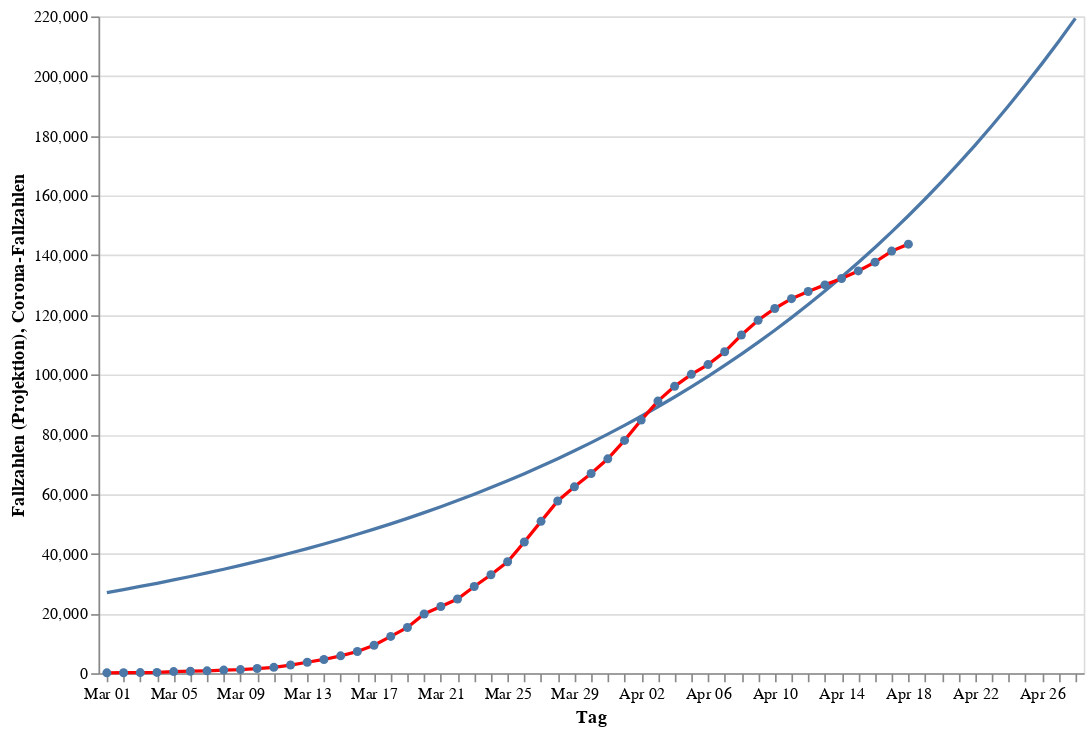

Source (notebook cell):
### Code cell
infections_chart = alt.Chart(data).mark_line(point=True, color="red").encode(
    alt.X("monthdate(day):O", title="Tag"),
    alt.Y("cases:Q", title="Corona-Fallzahlen"))
projection_chart = alt.Chart(projection_data).mark_line(point=False).encode(
    alt.X("monthdate(day):O", title="Tag"),
    alt.Y("curve:Q", title="Fallzahlen (Projektion)"))
(projection_chart + infections_chart).properties(width=600, height=400)

### Figure 1 — Vega-Lite specification as saved in the notebook (floating-point values rounded to 4 significant figures)
{"config": {"view": {"continuousWidth": 400, "continuousHeight": 300}}, "layer": [{"data": {"name": "data-0fcf099211e02a9ff8c0da06ff33e852"}, "mark": {"type": "line", "point": false}, "encoding": {"x": {"type": "ordinal", "field": "day", "timeUnit": "monthdate", "title": "Tag"}, "y": {"type": "quantitative", "field": "curve", "title": "Fallzahlen (Projektion)"}}}, {"data": {"name": "data-6504a4be33637c2342307c114ce6d6e2"}, "mark": {"type": "line", "color": "red", "point": true}, "encoding": {"x": {"type": "ordinal", "field": "day", "timeUnit": "monthdate", "title": "Tag"}, "y": {"type": "quantitative", "field": "cases", "title": "Corona-Fallzahlen"}}}], "height": 400, "width": 600, "$schema": "https://vega.github.io/schema/vega-lite/v4.0.2.json", "datasets": {"data-0fcf099211e02a9ff8c0da06ff33e852": [{"day": "2020-03-01T00:00:00", "curve": 27020.0}, {"day": "2020-03-02T00:00:00", "curve": 28020.0}, {"day": "2020-03-03T00:00:00", "curve": 29050.0}, {"day": "2020-03-04T00:00:00", "curve": 30130.0}, {"day": "2020-03-05T00:00:00", "curve": 31240.0}, {"day": "2020-03-06T00:00:00", "curve": 32390.0}, {"day": "2020-03-07T00:00:00", "curve": 33590.0}, {"day": "2020-03-08T00:00:00", "curve": 34830.0}, {"day": "2020-03-09T00:00:00", "curve": 36120.0}, {"day": "2020-03-10T00:00:00", "curve": 37450.0}, {"day": "2020-03-11T00:00:00", "curve": 38830.0}, {"day": "2020-03-12T00:00:00", "curve": 40260.0}, {"day": "2020-03-13T00:00:00", "curve": 41750.0}, {"day": "2020-03-14T00:00:00", "curve": 43290.0}, {"day": "2020-03-15T00:00:00", "curve": 44890.0}, {"day": "2020-03-16T00:00:00", "curve": 46540.0}, {"day": "2020-03-17T00:00:00", "curve": 48260.0}, {"day": "2020-03-18T00:00:00", "curve": 50040.0}, {"day": "2020-03-19T00:00:00", "curve": 51880.0}, {"day": "2020-03-20T00:00:00", "curve": 53800.0}, {"day": "2020-03-21T00:00:00", "curve": 55780.0}, {"day": "2020-03-22T00:00:00", "curve": 57840.0}, {"day": "2020-03-23T00:00:00", "curve": 59970.0}, {"day": "2020-03-24T00:00:00", "curve": 62180.0}, {"day": "2020-03-25T00:00:00", "curve": 64470.0}, {"day": "2020-03-26T00:00:00", "curve": 66840.0}, {"day": "2020-03-27T00:00:00", "curve": 69300.0}, {"day": "2020-03-28T00:00:00", "curve": 71860.0}, {"day": "2020-03-29T00:00:00", "curve": 74500.0}, {"day": "2020-03-30T00:00:00", "curve": 77240.0}, {"day": "2020-03-31T00:00:00", "curve": 80090.0}, {"day": "2020-04-01T00:00:00", "curve": 83030.0}, {"day": "2020-04-02T00:00:00", "curve": 86090.0}, {"day": "2020-04-03T00:00:00", "curve": 89250.0}, {"day": "2020-04-04T00:00:00", "curve": 92530.0}, {"day": "2020-04-05T00:00:00", "curve": 95930.0}, {"day": "2020-04-06T00:00:00", "curve": 99460.0}, {"day": "2020-04-07T00:00:00", "curve": 103100.0}, {"day": "2020-04-08T00:00:00", "curve": 106900.0}, {"day": "2020-04-09T00:00:00", "curve": 110800.0}, {"day": "2020-04-10T00:00:00", "curve": 114900.0}, {"day": "2020-04-11T00:00:00", "curve": 119100.0}, {"day": "2020-04-12T00:00:00", "curve": 123500.0}, {"day": "2020-04-13T00:00:00", "curve": 128000.0}, {"day": "2020-04-14T00:00:00", "curve": 132700.0}, {"day": "2020-04-15T00:00:00", "curve": 137600.0}, {"day": "2020-04-16T00:00:00", "curve": 142600.0}, {"day": "2020-04-17T00:00:00", "curve": 147800.0}, {"day": "2020-04-18T00:00:00", "curve": 153200.0}, {"day": "2020-04-19T00:00:00", "curve": 158800.0}, {"day": "2020-04-20T00:00:00", "curve": 164700.0}, {"day": "2020-04-21T00:00:00", "curve": 170700.0}, {"day": "2020-04-22T00:00:00", "curve": 176900.0}, {"day": "2020-04-23T00:00:00", "curve": 183400.0}, {"day": "2020-04-24T00:00:00", "curve": 190100.0}, {"day": "2020-04-25T00:00:00", "curve": 197000.0}, {"day": "2020-04-26T00:00:00", "curve": 204200.0}, {"day": "2020-04-27T00:00:00", "curve": 211600.0}, {"day": "2020-04-28T00:00:00", "curve": 219300.0}], "data-6504a4be33637c2342307c114ce6d6e2": [{"day": "2020-03-01T00:00:00", "cases": 130}, {"day": "2020-03-02T00:00:00", "cases": 165}, {"day": "2020-03-03T00:00:00", "cases": 203}, {"day": "2020-03-04T00:00:00", "cases": 262}, {"day": "2020-03-05T00:00:00", "cases": 545}, {"day": "2020-03-06T00:00:00", "cases": 670}, {"day": "2020-03-07T00:00:00", "cases": 800}, {"day": "2020-03-08T00:00:00", "cases": 1040}, {"day": "2020-03-09T00:00:00", "cases": 1224}, {"day": "2020-03-10T00:00:00", "cases": 1565}, {"day": "2020-03-11T00:00:00", "cases": 1966}, {"day": "2020-03-12T00:00:00", "cases": 2745}, {"day": "2020-03-13T00:00:00", "cases": 3675}, {"day": "2020-03-14T00:00:00", "cases": 4599}, {"day": "2020-03-15T00:00:00", "cases": 5813}, {"day": "2020-03-16T00:00:00", "cases": 7272}, {"day": "2020-03-17T00:00:00", "cases": 9367}, {"day": "2020-03-18T00:00:00", "cases": 12327}, {"day": "2020-03-19T00:00:00", "cases": 15320}, {"day": "2020-03-20T00:00:00", "cases": 19848}, {"day": "2020-03-21T00:00:00", "cases": 22364}, {"day": "2020-03-22T00:00:00", "cases": 24873}, {"day": "2020-03-23T00:00:00", "cases": 29056}, {"day": "2020-03-24T00:00:00", "cases": 32991}, {"day": "2020-03-25T00:00:00", "cases": 37323}, {"day": "2020-03-26T00:00:00", "cases": 43938}, {"day": "2020-03-27T00:00:00", "cases": 50871}, {"day": "2020-03-28T00:00:00", "cases": 57695}, {"day": "2020-03-29T00:00:00", "cases": 62435}, {"day": "2020-03-30T00:00:00", "cases": 66885}, {"day": "2020-03-31T00:00:00", "cases": 71808}, {"day": "2020-04-01T00:00:00", "cases": 77981}, {"day": "2020-04-02T00:00:00", "cases": 84794}, {"day": "2020-04-03T00:00:00", "cases": 91159}, {"day": "2020-04-04T00:00:00", "cases": 96092}, {"day": "2020-04-05T00:00:00", "cases": 100123}, {"day": "2020-04-06T00:00:00", "cases": 103375}, {"day": "2020-04-07T00:00:00", "cases": 107663}, {"day": "2020-04-08T00:00:00", "cases": 113296}, {"day": "2020-04-09T00:00:00", "cases": 118235}, {"day": "2020-04-10T00:00:00", "cases": 122171}, {"day": "2020-04-11T00:00:00", "cases": 125452}, {"day": "2020-04-12T00:00:00", "cases": 127854}, {"day": "2020-04-13T00:00:00", "cases": 130072}, {"day": "2020-04-14T00:00:00", "cases": 132210}, {"day": "2020-04-15T00:00:00", "cases": 134753}, {"day": "2020-04-16T00:00:00", "cases": 137698}, {"day": "2020-04-17T00:00:00", "cases": 141397}, {"day": "2020-04-18T00:00:00", "cases": 143724}]}}
